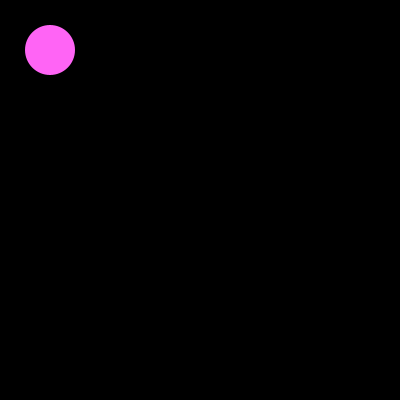
Frame 1 (no input)
Frame 60 (the mouse pressed at the canvas centre just before this capture): identical to frame 1, image omitted
Frame 120 (the mouse held since frame 60 and released just before this capture): identical to frame 1, image omitted

The Processing sketch that drew this single still picture (run headless with seeded random() and noise(); from frame 60 on, the mouse is pressed at the canvas centre):

// Processing sketch: processing_141025
// ── processing_141025.pde

//Creating a character named ball to move to key commands
ball ball1;



void setup() {
  size(400,400);
  smooth();
  
  ball1 = new ball (50,50,50);
}

void draw(){
  background(0);
  
  ball1.display();
  
  ball1.keyPressed();
}

class ball {
  float x;
  float y;
  float speed;
  float w;
  
  ball(float tempX, float tempY, float tempW) {
    x = tempX;
    y = tempY;
    w = tempW;
    speed = 0;
  }
  
  void display(){
    fill (255,100,245);
    noStroke();
    ellipse(x,y,w,w);
  }
 //Need the ball to freeze or not move when key is not being pressed.
//ball flies off page in response to up and down key commands 
//haven't added x axis keys yet
  void keyPressed() {
    if (key == CODED){
      if (keyCode == UP){
        y = y-10;
      }
      else if (keyCode == DOWN) {
        y = y + 10;
      }
      
    }else {
      y = y;
    }
  }
}
